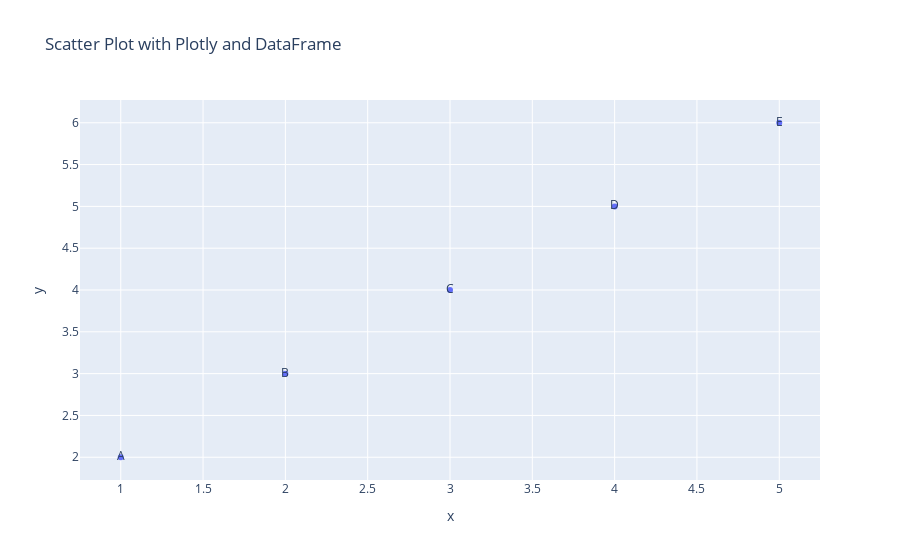

Notebook source saved alongside this figure:
### Code cell
fig = px.scatter(df, x='x', y='y', text='label', title='Scatter Plot with Plotly and DataFrame')
fig.show()

### Figure 1 — Plotly figure (JSON) as saved in the notebook; plotly's stock layout.template omitted (floating-point values rounded to 4 significant figures)
{"data": [{"hovertemplate": "x=%{x}<br>y=%{y}<br>label=%{text}<extra></extra>", "legendgroup": "", "marker": {"color": "#636efa", "symbol": "circle"}, "mode": "markers+text", "name": "", "orientation": "v", "showlegend": false, "text": ["A", "B", "C", "D", "E"], "type": "scatter", "x": [1, 2, 3, 4, 5], "xaxis": "x", "y": [2, 3, 4, 5, 6], "yaxis": "y"}], "layout": {"legend": {"tracegroupgap": 0}, "title": {"text": "Scatter Plot with Plotly and DataFrame"}, "xaxis": {"anchor": "y", "domain": [0, 1], "title": {"text": "x"}}, "yaxis": {"anchor": "x", "domain": [0, 1], "title": {"text": "y"}}}}
